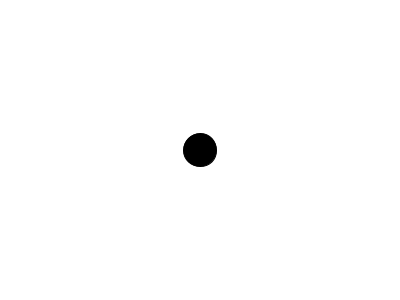
Frame 1 (no input)
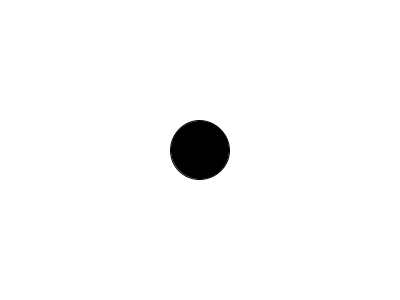
Frame 60 (the mouse pressed at the canvas centre just before this capture)
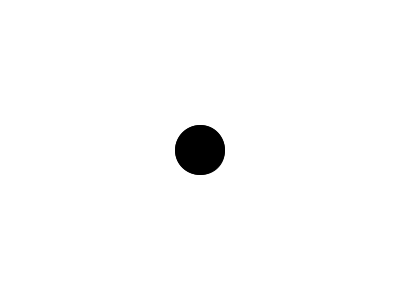
Frame 120 (the mouse held since frame 60 and released just before this capture)

The Processing sketch that drew these frames (run headless with seeded random() and noise(); from frame 60 on, the mouse is pressed at the canvas centre):

// Processing sketch: I_2_Gaussian_Distribution
// ── I_2_Gaussian_Distribution.pde
import java.util.Random;
Random generator;

void setup() {
  size(400, 300);
  generator = new Random();
}

void draw() {
  background(255);
  
  float h = (float)generator.nextGaussian()*5;
  h += 50;
  fill(0);
  ellipse(width/2, height/2, h, h);
}
